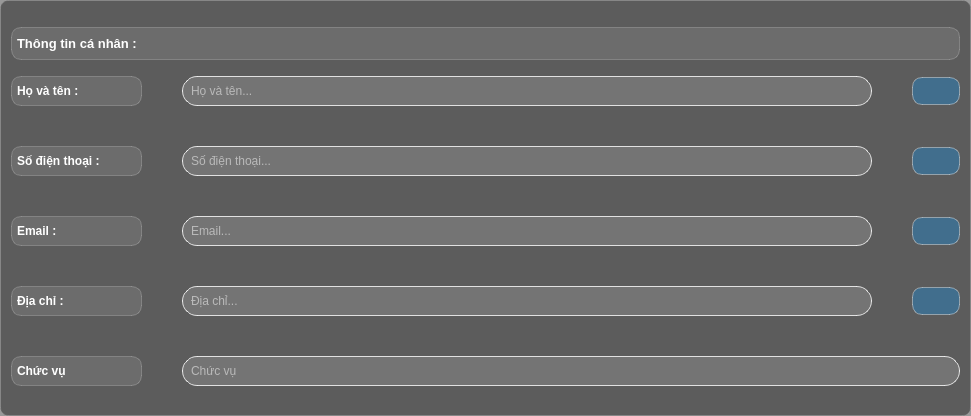
                <widget class="QWidget" name="widget_10" native="true">
                 <property name="minimumSize">
                  <size>
                   <width>971</width>
                   <height>416</height>
                  </size>
                 </property>
                 <property name="maximumSize">
                  <size>
                   <width>16777215</width>
                   <height>416</height>
                  </size>
                 </property>
                 <property name="styleSheet">
                  <string notr="true">QWidget {
    border: 1px solid rgba(255, 255, 255, 0.1); /* Viền sáng nhẹ, đồng bộ với Full_menu */
    border-radius: 8px; /* Giữ bo góc mềm mại */
    box-shadow: 0 2px 8px rgba(0, 0, 0, 0.1); /* Đổ bóng nhẹ hơn một chút */
    background-color: rgba(0, 0, 0, 0.4); /* Nền trong suốt tông tối, nhẹ hơn Full_menu (0.5 -&gt; 0.4) */
    padding: 2px; /* Giữ padding nhỏ */
}</string>
                 </property>
                 <layout class="QHBoxLayout" name="horizontalLayout_14">
                  <property name="spacing">
                   <number>14</number>
                  </property>
                  <item>
                   <layout class="QVBoxLayout" name="verticalLayout_11">
                    <property name="spacing">
                     <number>2</number>
                    </property>
                    <property name="bottomMargin">
                     <number>8</number>
                    </property>
                    <item>
                     <widget class="QLabel" name="label_19">
                      <property name="minimumSize">
                       <size>
                        <width>142</width>
                        <height>33</height>
                       </size>
                      </property>
                      <property name="maximumSize">
                       <size>
                        <width>2000</width>
                        <height>21</height>
                       </size>
                      </property>
                      <property name="font">
                       <font>
                        <pointsize>10</pointsize>
                        <weight>75</weight>
                        <bold>true</bold>
                       </font>
                      </property>
                      <property name="styleSheet">
                       <string notr="true">
  font-weight: bold; /* Chữ đậm */
  color: #ffffff; /* Thay màu cam #daa520 thành trắng #ffffff */
  text-align: center;
  /* Thêm hiệu ứng glassmorphism */
  background: rgba(255, 255, 255, 0.1); /* Nền kính mờ */
  border-radius: 10px; /* Bo góc */
  backdrop-filter: blur(10px); /* Hiệu ứng mờ kính */
  -webkit-backdrop-filter: blur(10px); /* Hỗ trợ trên Safari */
  border: 1px solid rgba(255, 255, 255, 0.2); /* Viền sáng nhẹ */
  box-shadow: 0 4px 6px rgba(0, 0, 0, 0.1); /* Bóng đổ mềm */
  display: inline-block;</string>
                      </property>
                      <property name="text">
                       <string>Thông tin cá nhân : </string>
                      </property>
                     </widget>
                    </item>
                    <item>
                     <layout class="QVBoxLayout" name="verticalLayout_12">
                      <property name="spacing">
                       <number>40</number>
                      </property>
                      <property name="topMargin">
                       <number>10</number>
                      </property>
                      <item>
                       <layout class="QGridLayout" name="gridLayout_24">
                        <item row="0" column="0">
                         <widget class="QLabel" name="label_25">
                          <property name="minimumSize">
                           <size>
                            <width>131</width>
                            <height>30</height>
                           </size>
                          </property>
                          <property name="font">
                           <font>
                            <weight>75</weight>
                            <bold>true</bold>
                           </font>
                          </property>
                          <property name="styleSheet">
                           <string notr="true">
  font-weight: bold; /* Chữ đậm */
  color: #ffffff; /* Thay màu cam #daa520 thành trắng #ffffff */
  text-align: center;
  /* Thêm hiệu ứng glassmorphism */
  background: rgba(255, 255, 255, 0.1); /* Nền kính mờ */
  border-radius: 10px; /* Bo góc */
  backdrop-filter: blur(10px); /* Hiệu ứng mờ kính */
  -webkit-backdrop-filter: blur(10px); /* Hỗ trợ trên Safari */
  border: 1px solid rgba(255, 255, 255, 0.2); /* Viền sáng nhẹ */
  box-shadow: 0 4px 6px rgba(0, 0, 0, 0.1); /* Bóng đổ mềm */
  display: inline-block;</string>
                          </property>
                          <property name="text">
                           <string>Họ và tên : </string>
                          </property>
                         </widget>
                        </item>
                        <item row="0" column="1">
                         <widget class="QLineEdit" name="hoten_line">
                          <property name="minimumSize">
                           <size>
                            <width>411</width>
                            <height>30</height>
                           </size>
                          </property>
                          <property name="styleSheet">
                           <string notr="true">QLineEdit {
    background-color: rgba(255, 255, 255, 0.15); /* Nền trắng trong suốt */
    color: white; /* Màu chữ đậm nhưng hơi trong suốt */
    border: 1px solid rgba(255, 255, 255, 0.8); /* Viền trắng trong suốt */
    border-radius: 15px; /* Bo góc lớn hơn cho hiệu ứng hiện đại */
    padding: 7px 6px; /* Thêm padding để trông thoáng hơn */
    backdrop-filter: blur(10px); /* Hiệu ứng blur đặc trưng của glassmorphism */
    box-shadow: 0 2px 10px rgba(0, 0, 0, 0.05); /* Đổ bóng tinh tế */
}

QLineEdit:hover {
    border: 1px solid rgba(200, 200, 255, 0.5); /* Viền sáng hơn khi hover */
    background-color: rgba(255, 255, 255, 0.25); /* Nền sáng hơn khi hover */
    box-shadow: 0 4px 15px rgba(0, 0, 0, 0.08); /* Đổ bóng rõ hơn khi hover */
}

QLineEdit:focus {
    border: 1.5px solid rgba(120, 170, 255, 0.6); /* Viền xanh nhạt khi focus */
    background-color: rgba(255, 255, 255, 0.3); /* Nền sáng hơn khi focus */
    box-shadow: 0 4px 20px rgba(100, 150, 255, 0.15); /* Đổ bóng xanh nhạt khi focus */
}
</string>
                          </property>
                          <property name="placeholderText">
                           <string>Họ và tên...</string>
                          </property>
                         </widget>
                        </item>
                        <item row="0" column="2">
                         <widget class="QPushButton" name="edit_hoten">
                          <property name="minimumSize">
                           <size>
                            <width>48</width>
                            <height>22</height>
                           </size>
                          </property>
                          <property name="maximumSize">
                           <size>
                            <width>16777215</width>
                            <height>28</height>
                           </size>
                          </property>
                          <property name="font">
                           <font>
                            <pointsize>-1</pointsize>
                            <weight>75</weight>
                            <bold>true</bold>
                           </font>
                          </property>
                          <property name="styleSheet">
                           <string notr="true">QPushButton {
    background-color: rgba(0, 150, 255, 0.3); /* Nền xanh trong suốt */
    color: white;
    font-weight: bold;
    font-size: 14px;
    border-radius: 10px;

    
    /* Viền sáng */
    border: 1.5px solid rgba(255, 255, 255, 0.4);
    
    /* Đổ bóng - QSS hỗ trợ giới hạn */
    border-style: outset;
    border-width: 1px;
    
    /* Gradient xanh */
}

QPushButton:hover {
    background-color: rgba(30, 170, 255, 0.5); /* Xanh sáng hơn khi hover */
    border: 1.5px solid rgba(255, 255, 255, 0.6);
}

QPushButton:pressed {
    background-color: rgba(0, 120, 200, 0.4);
    border: 1.5px solid rgba(255, 255, 255, 0.3);
    padding-top: 9px; /* Tạo hiệu ứng nhấn xuống */
    padding-left: 17px;
}
</string>
                          </property>
                          <property name="text">
                           <string/>
                          </property>
                          <property name="icon">
                           <iconset resource="resource.qrc">
                            <normaloff>:/icons/icon/edit-11-xxl (1).png</normaloff>:/icons/icon/edit-11-xxl (1).png</iconset>
                          </property>
                         </widget>
                        </item>
                       </layout>
                      </item>
                      <item>
                       <layout class="QGridLayout" name="gridLayout_20">
                        <item row="0" column="0">
                         <widget class="QLabel" name="label_21">
                          <property name="minimumSize">
                           <size>
                            <width>131</width>
                            <height>30</height>
                           </size>
                          </property>
                          <property name="font">
                           <font>
                            <weight>75</weight>
                            <bold>true</bold>
                           </font>
                          </property>
                          <property name="styleSheet">
                           <string notr="true">
  font-weight: bold; /* Chữ đậm */
  color: #ffffff; /* Thay màu cam #daa520 thành trắng #ffffff */
  text-align: center;
  /* Thêm hiệu ứng glassmorphism */
  background: rgba(255, 255, 255, 0.1); /* Nền kính mờ */
  border-radius: 10px; /* Bo góc */
  backdrop-filter: blur(10px); /* Hiệu ứng mờ kính */
  -webkit-backdrop-filter: blur(10px); /* Hỗ trợ trên Safari */
  border: 1px solid rgba(255, 255, 255, 0.2); /* Viền sáng nhẹ */
  box-shadow: 0 4px 6px rgba(0, 0, 0, 0.1); /* Bóng đổ mềm */
  display: inline-block;</string>
                          </property>
                          <property name="text">
                           <string>Số điện thoại : </string>
                          </property>
                         </widget>
                        </item>
                        <item row="0" column="1">
                         <widget class="QLineEdit" name="phonenum_line">
                          <property name="minimumSize">
                           <size>
                            <width>411</width>
                            <height>30</height>
                           </size>
                          </property>
                          <property name="styleSheet">
                           <string notr="true">QLineEdit {
    background-color: rgba(255, 255, 255, 0.15); /* Nền trắng trong suốt */
    color: white; /* Màu chữ đậm nhưng hơi trong suốt */
    border: 1px solid rgba(255, 255, 255, 0.8); /* Viền trắng trong suốt */
    border-radius: 15px; /* Bo góc lớn hơn cho hiệu ứng hiện đại */
    padding: 7px 6px; /* Thêm padding để trông thoáng hơn */
    backdrop-filter: blur(10px); /* Hiệu ứng blur đặc trưng của glassmorphism */
    box-shadow: 0 2px 10px rgba(0, 0, 0, 0.05); /* Đổ bóng tinh tế */
}

QLineEdit:hover {
    border: 1px solid rgba(200, 200, 255, 0.5); /* Viền sáng hơn khi hover */
    background-color: rgba(255, 255, 255, 0.25); /* Nền sáng hơn khi hover */
    box-shadow: 0 4px 15px rgba(0, 0, 0, 0.08); /* Đổ bóng rõ hơn khi hover */
}

QLineEdit:focus {
    border: 1.5px solid rgba(120, 170, 255, 0.6); /* Viền xanh nhạt khi focus */
    background-color: rgba(255, 255, 255, 0.3); /* Nền sáng hơn khi focus */
    box-shadow: 0 4px 20px rgba(100, 150, 255, 0.15); /* Đổ bóng xanh nhạt khi focus */
}
</string>
                          </property>
                          <property name="placeholderText">
                           <string>Số điện thoại...</string>
                          </property>
                         </widget>
                        </item>
                        <item row="0" column="2">
                         <widget class="QPushButton" name="edit_phonenum">
                          <property name="minimumSize">
                           <size>
                            <width>48</width>
                            <height>28</height>
                           </size>
                          </property>
                          <property name="maximumSize">
                           <size>
                            <width>16777215</width>
                            <height>28</height>
                           </size>
                          </property>
                          <property name="font">
                           <font>
                            <pointsize>-1</pointsize>
                            <weight>75</weight>
                            <bold>true</bold>
                           </font>
                          </property>
                          <property name="styleSheet">
                           <string notr="true">QPushButton {
    background-color: rgba(0, 150, 255, 0.3); /* Nền xanh trong suốt */
    color: white;
    font-weight: bold;
    font-size: 14px;
    border-radius: 10px;

    
    /* Viền sáng */
    border: 1.5px solid rgba(255, 255, 255, 0.4);
    
    /* Đổ bóng - QSS hỗ trợ giới hạn */
    border-style: outset;
    border-width: 1px;
    
    /* Gradient xanh */
}

QPushButton:hover {
    background-color: rgba(30, 170, 255, 0.5); /* Xanh sáng hơn khi hover */
    border: 1.5px solid rgba(255, 255, 255, 0.6);
}

QPushButton:pressed {
    background-color: rgba(0, 120, 200, 0.4);
    border: 1.5px solid rgba(255, 255, 255, 0.3);
    padding-top: 9px; /* Tạo hiệu ứng nhấn xuống */
    padding-left: 17px;
}
</string>
                          </property>
                          <property name="text">
                           <string/>
                          </property>
                          <property name="icon">
                           <iconset resource="resource.qrc">
                            <normaloff>:/icons/icon/edit-11-xxl (1).png</normaloff>:/icons/icon/edit-11-xxl (1).png</iconset>
                          </property>
                         </widget>
                        </item>
                       </layout>
                      </item>
                      <item>
                       <layout class="QGridLayout" name="gridLayout_21">
                        <item row="0" column="0">
                         <widget class="QLabel" name="label_22">
                          <property name="minimumSize">
                           <size>
                            <width>131</width>
                            <height>30</height>
                           </size>
                          </property>
                          <property name="font">
                           <font>
                            <weight>75</weight>
                            <bold>true</bold>
                           </font>
                          </property>
                          <property name="styleSheet">
                           <string notr="true">
  font-weight: bold; /* Chữ đậm */
  color: #ffffff; /* Thay màu cam #daa520 thành trắng #ffffff */
  text-align: center;
  /* Thêm hiệu ứng glassmorphism */
  background: rgba(255, 255, 255, 0.1); /* Nền kính mờ */
  border-radius: 10px; /* Bo góc */
  backdrop-filter: blur(10px); /* Hiệu ứng mờ kính */
  -webkit-backdrop-filter: blur(10px); /* Hỗ trợ trên Safari */
  border: 1px solid rgba(255, 255, 255, 0.2); /* Viền sáng nhẹ */
  box-shadow: 0 4px 6px rgba(0, 0, 0, 0.1); /* Bóng đổ mềm */
  display: inline-block;</string>
                          </property>
                          <property name="text">
                           <string>Email :</string>
                          </property>
                         </widget>
                        </item>
                        <item row="0" column="1">
                         <widget class="QLineEdit" name="email_line">
                          <property name="minimumSize">
                           <size>
                            <width>411</width>
                            <height>30</height>
                           </size>
                          </property>
                          <property name="styleSheet">
                           <string notr="true">QLineEdit {
    background-color: rgba(255, 255, 255, 0.15); /* Nền trắng trong suốt */
    color: white; /* Màu chữ đậm nhưng hơi trong suốt */
    border: 1px solid rgba(255, 255, 255, 0.8); /* Viền trắng trong suốt */
    border-radius: 15px; /* Bo góc lớn hơn cho hiệu ứng hiện đại */
    padding: 7px 6px; /* Thêm padding để trông thoáng hơn */
    backdrop-filter: blur(10px); /* Hiệu ứng blur đặc trưng của glassmorphism */
    box-shadow: 0 2px 10px rgba(0, 0, 0, 0.05); /* Đổ bóng tinh tế */
}

QLineEdit:hover {
    border: 1px solid rgba(200, 200, 255, 0.5); /* Viền sáng hơn khi hover */
    background-color: rgba(255, 255, 255, 0.25); /* Nền sáng hơn khi hover */
    box-shadow: 0 4px 15px rgba(0, 0, 0, 0.08); /* Đổ bóng rõ hơn khi hover */
}

QLineEdit:focus {
    border: 1.5px solid rgba(120, 170, 255, 0.6); /* Viền xanh nhạt khi focus */
    background-color: rgba(255, 255, 255, 0.3); /* Nền sáng hơn khi focus */
    box-shadow: 0 4px 20px rgba(100, 150, 255, 0.15); /* Đổ bóng xanh nhạt khi focus */
}
</string>
                          </property>
                          <property name="placeholderText">
                           <string>Email...</string>
                          </property>
                         </widget>
                        </item>
                        <item row="0" column="2">
                         <widget class="QPushButton" name="edit_email">
                          <property name="minimumSize">
                           <size>
                            <width>48</width>
                            <height>24</height>
                           </size>
                          </property>
                          <property name="maximumSize">
                           <size>
                            <width>16777215</width>
                            <height>28</height>
                           </size>
                          </property>
                          <property name="font">
                           <font>
                            <pointsize>-1</pointsize>
                            <weight>75</weight>
                            <bold>true</bold>
                           </font>
                          </property>
                          <property name="styleSheet">
                           <string notr="true">QPushButton {
    background-color: rgba(0, 150, 255, 0.3); /* Nền xanh trong suốt */
    color: white;
    font-weight: bold;
    font-size: 14px;
    border-radius: 10px;

    
    /* Viền sáng */
    border: 1.5px solid rgba(255, 255, 255, 0.4);
    
    /* Đổ bóng - QSS hỗ trợ giới hạn */
    border-style: outset;
    border-width: 1px;
    
    /* Gradient xanh */
}

QPushButton:hover {
    background-color: rgba(30, 170, 255, 0.5); /* Xanh sáng hơn khi hover */
    border: 1.5px solid rgba(255, 255, 255, 0.6);
}

QPushButton:pressed {
    background-color: rgba(0, 120, 200, 0.4);
    border: 1.5px solid rgba(255, 255, 255, 0.3);
    padding-top: 9px; /* Tạo hiệu ứng nhấn xuống */
    padding-left: 17px;
}
</string>
                          </property>
                          <property name="text">
                           <string/>
                          </property>
                          <property name="icon">
                           <iconset resource="resource.qrc">
                            <normaloff>:/icons/icon/edit-11-xxl (1).png</normaloff>:/icons/icon/edit-11-xxl (1).png</iconset>
                          </property>
                         </widget>
                        </item>
                       </layout>
                      </item>
                      <item>
                       <layout class="QGridLayout" name="gridLayout_22">
                        <item row="0" column="0">
                         <widget class="QLabel" name="label_23">
                          <property name="minimumSize">
                           <size>
                            <width>131</width>
                            <height>30</height>
                           </size>
                          </property>
                          <property name="font">
                           <font>
                            <weight>75</weight>
                            <bold>true</bold>
                           </font>
                          </property>
                          <property name="styleSheet">
                           <string notr="true">
  font-weight: bold; /* Chữ đậm */
  color: #ffffff; /* Thay màu cam #daa520 thành trắng #ffffff */
  text-align: center;
  /* Thêm hiệu ứng glassmorphism */
  background: rgba(255, 255, 255, 0.1); /* Nền kính mờ */
  border-radius: 10px; /* Bo góc */
  backdrop-filter: blur(10px); /* Hiệu ứng mờ kính */
  -webkit-backdrop-filter: blur(10px); /* Hỗ trợ trên Safari */
  border: 1px solid rgba(255, 255, 255, 0.2); /* Viền sáng nhẹ */
  box-shadow: 0 4px 6px rgba(0, 0, 0, 0.1); /* Bóng đổ mềm */
  display: inline-block;</string>
                          </property>
                          <property name="text">
                           <string>Địa chỉ : </string>
                          </property>
                         </widget>
                        </item>
                        <item row="0" column="1">
                         <widget class="QLineEdit" name="addr_line">
                          <property name="minimumSize">
                           <size>
                            <width>411</width>
                            <height>30</height>
                           </size>
                          </property>
                          <property name="styleSheet">
                           <string notr="true">QLineEdit {
    background-color: rgba(255, 255, 255, 0.15); /* Nền trắng trong suốt */
    color: white; /* Màu chữ đậm nhưng hơi trong suốt */
    border: 1px solid rgba(255, 255, 255, 0.8); /* Viền trắng trong suốt */
    border-radius: 15px; /* Bo góc lớn hơn cho hiệu ứng hiện đại */
    padding: 7px 6px; /* Thêm padding để trông thoáng hơn */
    backdrop-filter: blur(10px); /* Hiệu ứng blur đặc trưng của glassmorphism */
    box-shadow: 0 2px 10px rgba(0, 0, 0, 0.05); /* Đổ bóng tinh tế */
}

QLineEdit:hover {
    border: 1px solid rgba(200, 200, 255, 0.5); /* Viền sáng hơn khi hover */
    background-color: rgba(255, 255, 255, 0.25); /* Nền sáng hơn khi hover */
    box-shadow: 0 4px 15px rgba(0, 0, 0, 0.08); /* Đổ bóng rõ hơn khi hover */
}

QLineEdit:focus {
    border: 1.5px solid rgba(120, 170, 255, 0.6); /* Viền xanh nhạt khi focus */
    background-color: rgba(255, 255, 255, 0.3); /* Nền sáng hơn khi focus */
    box-shadow: 0 4px 20px rgba(100, 150, 255, 0.15); /* Đổ bóng xanh nhạt khi focus */
}
</string>
                          </property>
                          <property name="placeholderText">
                           <string>Địa chỉ...</string>
                          </property>
                         </widget>
                        </item>
                        <item row="0" column="2">
                         <widget class="QPushButton" name="edit_addr">
                          <property name="minimumSize">
                           <size>
                            <width>48</width>
                            <height>28</height>
                           </size>
                          </property>
                          <property name="maximumSize">
                           <size>
                            <width>16777215</width>
                            <height>28</height>
                           </size>
                          </property>
                          <property name="font">
                           <font>
                            <pointsize>-1</pointsize>
                            <weight>75</weight>
                            <bold>true</bold>
                           </font>
                          </property>
                          <property name="styleSheet">
                           <string notr="true">QPushButton {
    background-color: rgba(0, 150, 255, 0.3); /* Nền xanh trong suốt */
    color: white;
    font-weight: bold;
    font-size: 14px;
    border-radius: 10px;

    
    /* Viền sáng */
    border: 1.5px solid rgba(255, 255, 255, 0.4);
    
    /* Đổ bóng - QSS hỗ trợ giới hạn */
    border-style: outset;
    border-width: 1px;
    
    /* Gradient xanh */
}

QPushButton:hover {
    background-color: rgba(30, 170, 255, 0.5); /* Xanh sáng hơn khi hover */
    border: 1.5px solid rgba(255, 255, 255, 0.6);
}

QPushButton:pressed {
    background-color: rgba(0, 120, 200, 0.4);
    border: 1.5px solid rgba(255, 255, 255, 0.3);
    padding-top: 9px; /* Tạo hiệu ứng nhấn xuống */
    padding-left: 17px;
}
</string>
                          </property>
                          <property name="text">
                           <string/>
                          </property>
                          <property name="icon">
                           <iconset resource="resource.qrc">
                            <normaloff>:/icons/icon/edit-11-xxl (1).png</normaloff>:/icons/icon/edit-11-xxl (1).png</iconset>
                          </property>
                         </widget>
                        </item>
                       </layout>
                      </item>
                      <item>
                       <layout class="QGridLayout" name="gridLayout_23">
                        <property name="bottomMargin">
                         <number>0</number>
                        </property>
                        <item row="0" column="0">
                         <widget class="QLabel" name="label_24">
                          <property name="minimumSize">
                           <size>
                            <width>131</width>
                            <height>30</height>
                           </size>
                          </property>
                          <property name="font">
                           <font>
                            <weight>75</weight>
                            <bold>true</bold>
                           </font>
                          </property>
                          <property name="styleSheet">
                           <string notr="true">
  font-weight: bold; /* Chữ đậm */
  color: #ffffff; /* Thay màu cam #daa520 thành trắng #ffffff */
  text-align: center;
  /* Thêm hiệu ứng glassmorphism */
  background: rgba(255, 255, 255, 0.1); /* Nền kính mờ */
  border-radius: 10px; /* Bo góc */
  backdrop-filter: blur(10px); /* Hiệu ứng mờ kính */
  -webkit-backdrop-filter: blur(10px); /* Hỗ trợ trên Safari */
  border: 1px solid rgba(255, 255, 255, 0.2); /* Viền sáng nhẹ */
  box-shadow: 0 4px 6px rgba(0, 0, 0, 0.1); /* Bóng đổ mềm */
  display: inline-block;</string>
                          </property>
                          <property name="text">
                           <string>Chức vụ</string>
                          </property>
                         </widget>
                        </item>
                        <item row="0" column="1">
                         <widget class="QLineEdit" name="chucvu_line">
                          <property name="minimumSize">
                           <size>
                            <width>411</width>
                            <height>30</height>
                           </size>
                          </property>
                          <property name="styleSheet">
                           <string notr="true">QLineEdit {
    background-color: rgba(255, 255, 255, 0.15); /* Nền trắng trong suốt */
    color: white; /* Màu chữ đậm nhưng hơi trong suốt */
    border: 1px solid rgba(255, 255, 255, 0.8); /* Viền trắng trong suốt */
    border-radius: 15px; /* Bo góc lớn hơn cho hiệu ứng hiện đại */
    padding: 7px 6px; /* Thêm padding để trông thoáng hơn */
    backdrop-filter: blur(10px); /* Hiệu ứng blur đặc trưng của glassmorphism */
    box-shadow: 0 2px 10px rgba(0, 0, 0, 0.05); /* Đổ bóng tinh tế */
}

QLineEdit:hover {
    border: 1px solid rgba(200, 200, 255, 0.5); /* Viền sáng hơn khi hover */
    background-color: rgba(255, 255, 255, 0.25); /* Nền sáng hơn khi hover */
    box-shadow: 0 4px 15px rgba(0, 0, 0, 0.08); /* Đổ bóng rõ hơn khi hover */
}

QLineEdit:focus {
    border: 1.5px solid rgba(120, 170, 255, 0.6); /* Viền xanh nhạt khi focus */
    background-color: rgba(255, 255, 255, 0.3); /* Nền sáng hơn khi focus */
    box-shadow: 0 4px 20px rgba(100, 150, 255, 0.15); /* Đổ bóng xanh nhạt khi focus */
}
</string>
                          </property>
                          <property name="placeholderText">
                           <string>Chức vụ</string>
                          </property>
                         </widget>
                        </item>
                       </layout>
                      </item>
                     </layout>
                    </item>
                   </layout>
                  </item>
                 </layout>
                </widget>
